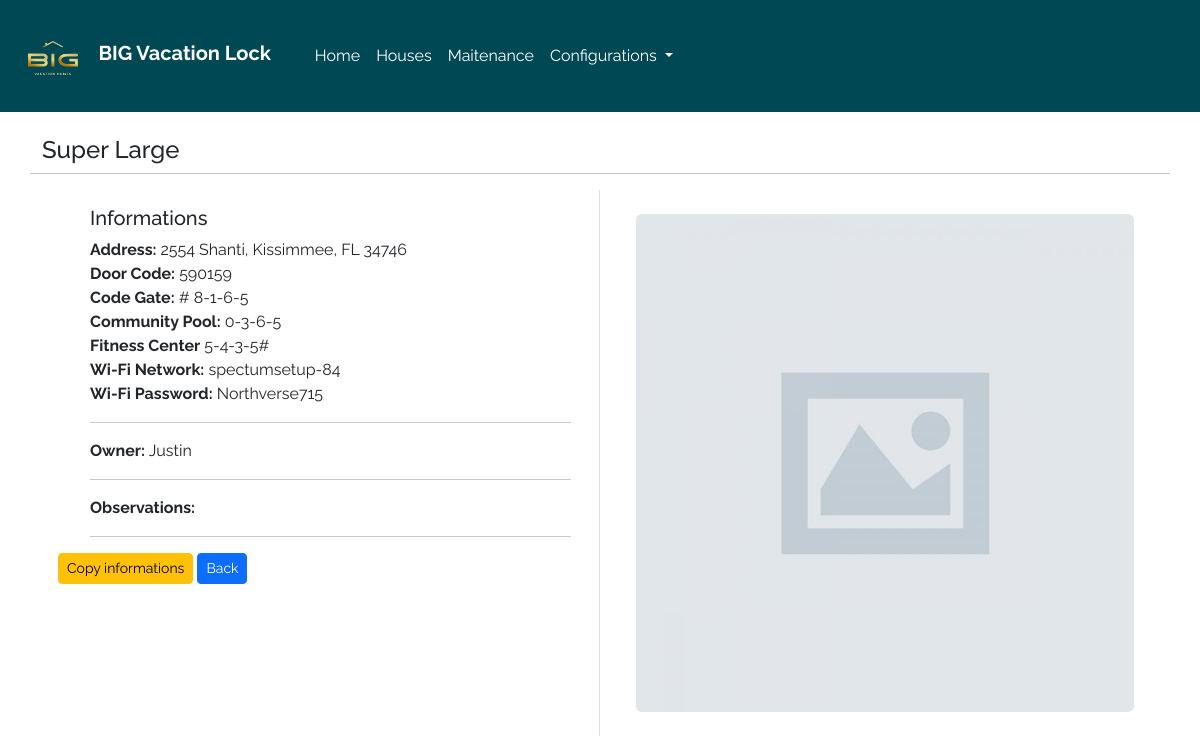
The page /home.php?id=26 on the database its author committed.
### tables this page shows
CREATE TABLE `tb_houses` (
  `id` int(11) NOT NULL,
  `address_` varchar(200) NOT NULL,
  `house_name` varchar(100) NOT NULL,
  `door_code` varchar(10) NOT NULL,
  `gate_code` varchar(10) NOT NULL,
  `community_pool` varchar(20) NOT NULL,
  `fitness_center` varchar(30) NOT NULL,
  `wifi_network` varchar(30) NOT NULL,
  `wifi_password` varchar(200) NOT NULL,
  `observations` text NOT NULL,
  `house_photo` varchar(200) NOT NULL,
  `owner` int(11) NOT NULL
);

CREATE TABLE `tb_owners` (
  `id_owner` int(11) NOT NULL,
  `name_owner` varchar(100) NOT NULL
);

### providers/classes.php (called while the page is built, shortened)
<?php
class House implements interface_house{
    private $conection;
    public function __construct()
    {
        $this->conection = new Connection;
    }
    public function call_one_house($id){
        $query = "SELECT * FROM tb_houses h JOIN tb_owners ow ON h.owner = ow.id_owner WHERE h.id = :id";
        try {
            $conn = $this->conection->Connect();
            $stmt = $conn->prepare($query);
            $stmt->bindValue(':id', $id);
            $stmt->execute();
            return $r = $stmt->fetch(PDO::FETCH_ASSOC);
        } catch (PDOException $e) {
            throw new Exception('Erro while insert the object: ' . $e->getMessage());
        }
    }
}

### home.php (the view, shortened to what this page needs)
<?php
include_once 'providers/classes.php';
include_once 'controllers/header.php';
$house = new House;
$houses = $house->call_one_house($_GET['id']);
?>
<section>
    <div class="container mt-4">
        <div class="row">
            <h4><?= $houses['house_name'] ?></h4>
            <hr>
            <div class="col-xxl-6 col-xl-6 col-lg-6 col-md-6 col-sm-12 border-end">
                <div class="p-3">
                    <ul class="nounderline">
                        <h5>Informations</h5>
                        <p id="information">
                            <strong>Address: </strong><?= $houses['address_'] ?></br>
                            <strong>Door Code:</strong> <?= $houses['door_code'] ?></br>
                            <strong>Code Gate:</strong> <?= $houses['gate_code'] ?></br>
                            <strong>Community Pool:</strong> <?= $houses['community_pool'] ?></br>
                            <strong>Fitness Center</strong> <?= $houses['fitness_center'] ?></br>
                            <strong>Wi-Fi Network:</strong> <?= $houses['wifi_network'] ?></br>
                            <strong>Wi-Fi Password:</strong> <?= $houses['wifi_password'] ?></br>
                        </p>
                        <hr>
                         <strong>Owner: </strong><?=$houses['name_owner'] ?>
                        <hr>
                        <li><strong>Observations:</strong> <?= $houses['observations'] ?></li>
                        <hr>
                    </ul>
                    <button onclick="copy_text()" class="btn btn-sm btn-warning ">Copy informations</button>
                    <a href="houses.php" class="btn btn-sm btn-primary ">Back</a>
                </div>
            </div>
            <div class="col-xxl-6 col-xl-6 col-lg-6 col-md-6 col-sm-12">
                <div class="p-4">
                    <img class="rounded img-fluid" src="<?= $houses['house_photo'] ?>" alt="House Image">
                </div>
            </div>
        </div>
    </div>
</section>
<?php include_once 'controllers/footer.php' ?>

### assets/css/style.css (style rules this page uses)
body { font-family: "Raleway", sans-serif !important; }
.nounderline { list-style-type: none !important; }

### rows shown on the page
tb_houses: house_name "Super Large", address_ "2554 Shanti, Kissimmee, FL 34746", door_code "590159", gate_code "# 8-1-6-5", community_pool "0-3-6-5", fitness_center "5-4-3-5#", wifi_network "spectumsetup-84", wifi_password "Northverse715", owner.name_owner "Justin", house_photo (placeholder picture)
